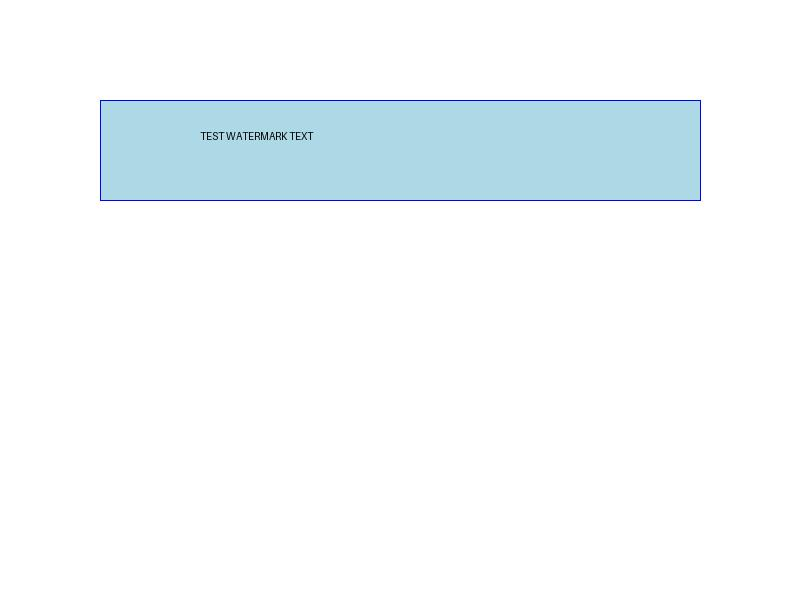
#> input picture image-text-remover/input/test.jpg, 800 x 600 px; its folder holds only this picture in this run
$ python -i workflow.py   (imports and definitions only)
#> lines starting #> are read from the running program, lines starting #| are printed output that depends on the picture
"""
工作流 - 支持多服务商 (NanoBanana / Gemini / LinkAPI.ai)
"""

from pathlib import Path
from typing import Optional, Callable
from dataclasses import dataclass

from PIL import Image

from .config import get_config
from .nanobanana_adapter import NanoBananaAdapter, ProcessingResult
from .gemini_adapter import GeminiAdapter
from .linkapi_adapter import LinkAPIAdapter
from .bananapro_adapter import BananaProAdapter
from .openai_adapter import OpenAIImageAdapter


@dataclass
class BatchResult:
    """批量处理结果"""
    success: bool
    output_path: Optional[str]
    message: str


# [394 lines that did not run here, left out]

>>> import cv2
>>> picture = cv2.imread('../input/test.jpg', cv2.IMREAD_GRAYSCALE)
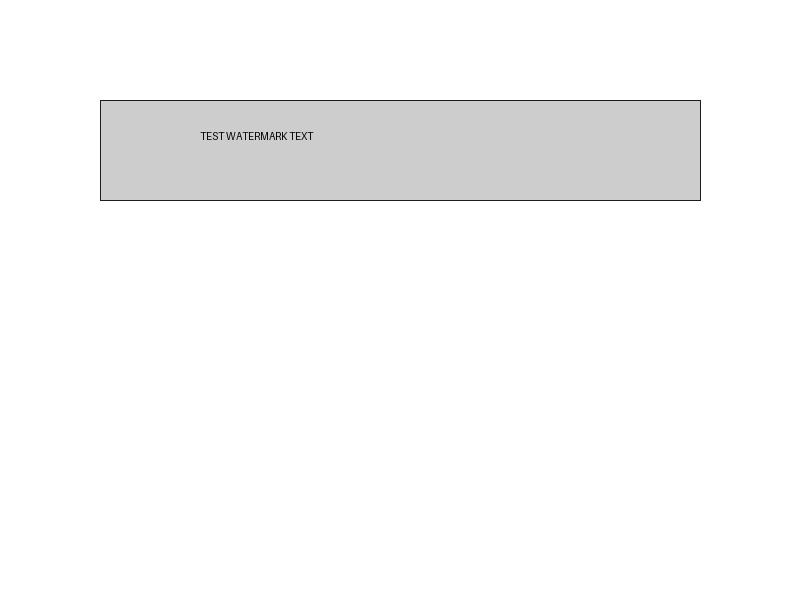
#> picture: shape (600, 800); min 0, max 255, mean 248
#> (the run stopped early here; a loop or call above may not have finished)
